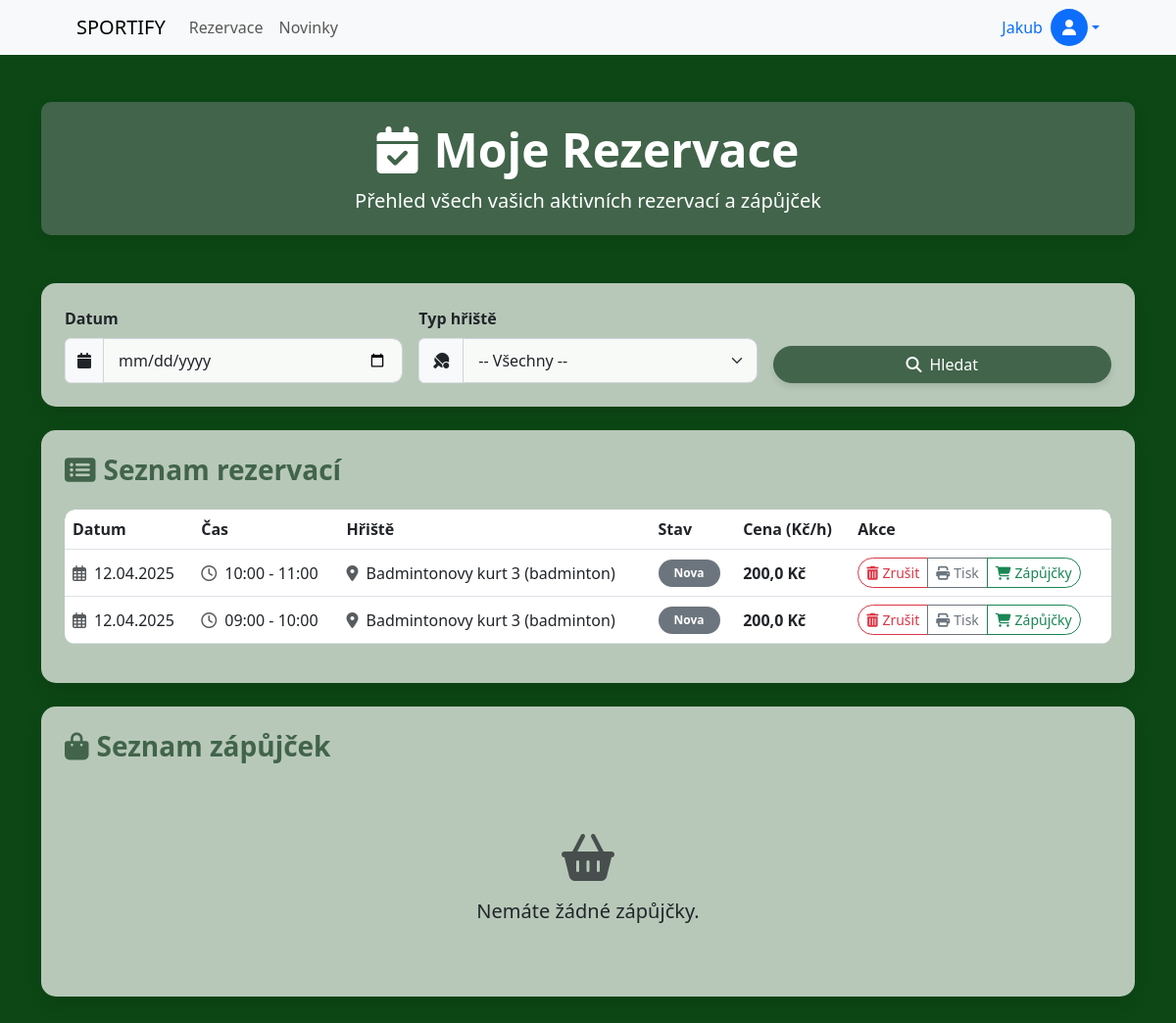
/rezervace/ (signed in), run on an earlier commit of the app's database.
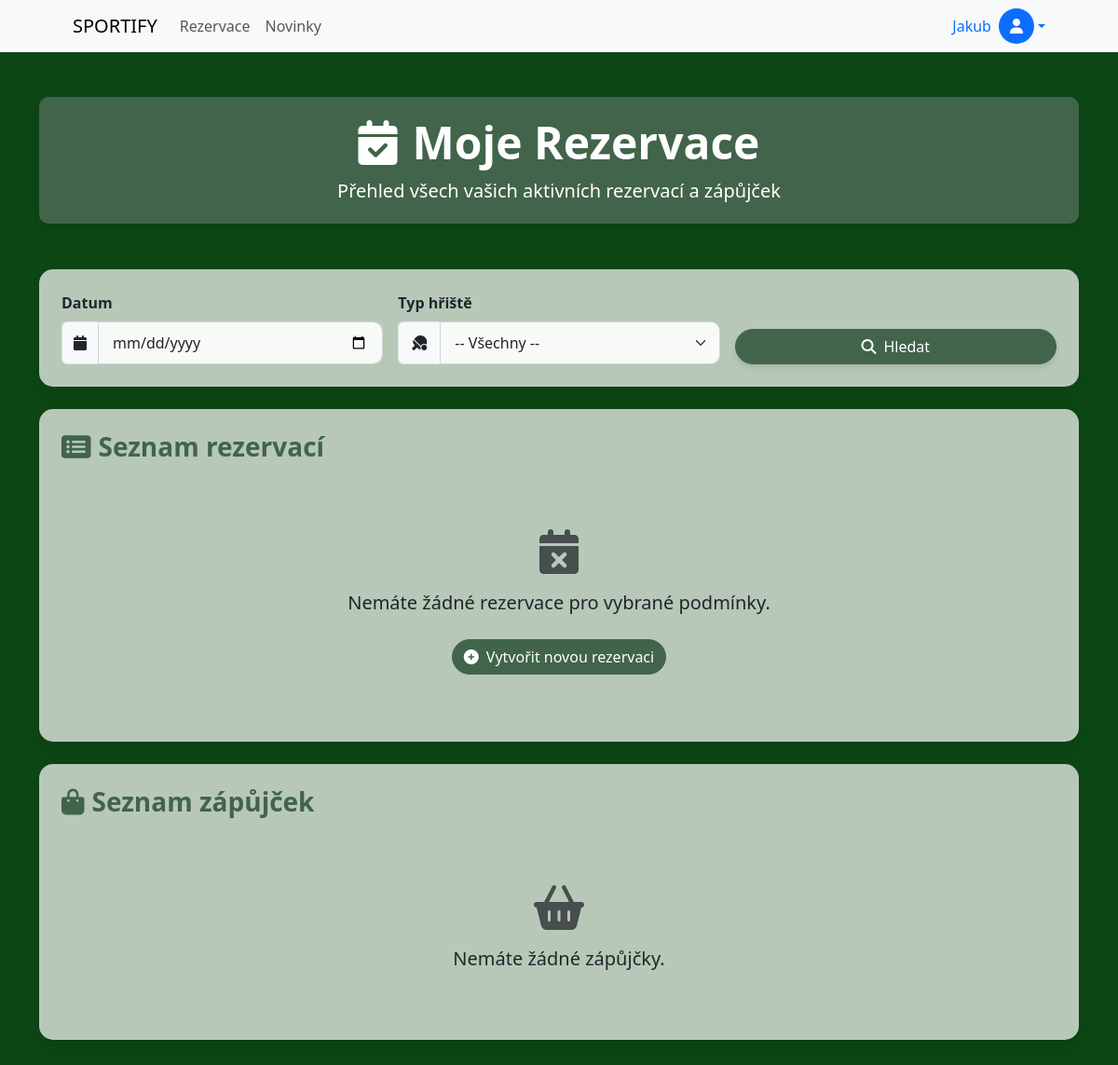
And on a later commit of the database.
### rezervace/models.py (models this page shows, shortened)
class Uzivatele(models.Model):
    id = models.AutoField(primary_key=True)
    user = models.OneToOneField(User, on_delete=models.CASCADE, related_name='uzivatele')
    jmeno = models.CharField(max_length=50)
    prijmeni = models.CharField(max_length=50)
    email = models.EmailField(max_length=100, unique=True)
    telefon = models.CharField(max_length=20)
    role = models.CharField(max_length=10, choices=ROLE_CHOICES, default='user')
    datum_reg = models.DateTimeField(default=timezone.now)
    posledni_aktualizace = models.DateTimeField(auto_now=True)
    typ_zakaznika = models.ForeignKey(TypZakaznika, on_delete=models.SET_NULL, null=True, related_name='uzivatele')

class Rezervace(models.Model):
    uzivatel = models.ForeignKey(Uzivatele, on_delete=models.CASCADE, related_name='rezervace')
    hriste = models.ForeignKey(Hriste, on_delete=models.CASCADE, related_name='rezervace')
    datum = models.DateField()
    cas_zacatku = models.TimeField()
    cas_konce = models.TimeField()
    stav = models.CharField(max_length=20, choices=RESERVATION_STATUS_CHOICES, default='nova')
    popis = models.TextField(blank=True, null=True)
    vytvoreno = models.DateTimeField(default=timezone.now)
    naposledy_upraveno = models.DateTimeField(auto_now=True)
    cena = models.FloatField()

class Hriste(models.Model):
    nazev = models.CharField(max_length=100)
    typ = models.CharField(max_length=50)
    popis = models.TextField()
    cena_hodina = models.DecimalField(max_digits=8, decimal_places=2)
    kapacita = models.IntegerField()
    aktivni = models.BooleanField(default=True)

### rezervace/views.py (the view)
# urls.py: path('rezervace/', views.rezervace, name='rezervace'),
@login_required
def rezervace(request):
    user = request.user.uzivatele  # vazba na náš model Uzivatele
    reservations = Rezervace.objects.filter(uzivatel=user).order_by('-datum', '-cas_zacatku')
    reservations_zapujcky = RezervaceZapujcky.objects.filter(rezervace__uzivatel=user).order_by('-rezervace__datum', '-rezervace__cas_zacatku')
    datum = request.GET.get('datum')
    typ_hriste = request.GET.get('typ_hriste')
    if datum:
        reservations = reservations.filter(datum=datum)
        reservations_zapujcky = reservations_zapujcky.filter(rezervace__datum=datum)
    if typ_hriste and typ_hriste != '':
        reservations = reservations.filter(hriste__typ=typ_hriste)
        reservations_zapujcky = reservations_zapujcky.filter(rezervace__hriste__typ=typ_hriste)
    return render(request, 'rezervace/rezervace.html', {
        'reservations': reservations,
        'reservations_zapujcky': reservations_zapujcky,
        'vybrane_datum': datum if datum else '',
        'vybrany_typ': typ_hriste if typ_hriste else '',
        'hriste_typy': Hriste.objects.values_list('typ', flat=True).distinct()
    })

### templates/rezervace/rezervace.html (shortened to what this page needs)
{% extends 'base.html' %}
{% load static %}
{% block content %}
<div class="container my-5">
  <div class="row mb-4">
    <div class="col-12">
      <div class="section-header">
        <h1 class="display-5 fw-bold mb-2"><i class="fas fa-calendar-check me-3"></i>Moje Rezervace</h1>
        <p class="lead mb-0">Přehled všech vašich aktivních rezervací a zápůjček</p>
      </div>
    </div>
  </div>
  <div class="row mb-4">
    <div class="col-sm-12">
      <div class="card p-4">
        <form method="GET" class="row g-3">
          <div class="col-md-4">
            <label for="datum" class="form-label fw-bold">Datum</label>
            <div class="input-group">
              <span class="input-group-text"><i class="fas fa-calendar"></i></span>
              <input type="date" name="datum" id="datum" value="{{ vybrane_datum }}" class="form-control" />
            </div>
          </div>
          <div class="col-md-4">
            <label for="typ_hriste" class="form-label fw-bold">Typ hřiště</label>
            <div class="input-group">
              <span class="input-group-text"><i class="fas fa-table-tennis"></i></span>
              <select name="typ_hriste" id="typ_hriste" class="form-select">
                <option value="">-- Všechny --</option>
              </select>
            </div>
          </div>
          <div class="col-md-4 align-self-end">
            <button type="submit" class="btn btn-primary w-100" style="background-color: #41644A; border-color: #41644A; box-shadow: 0 4px 6px rgba(0,0,0,0.1);">
              <i class="fas fa-search me-2"></i>Hledat
            </button>
          </div>
        </form>
      </div>
    </div>
  </div>
  <div class="row mb-4">
    <div class="col-sm-12">
      <div class="card p-4">
        <h3 class="mb-4 fw-bold" style="color: #41644A;"><i class="fas fa-list-alt me-2"></i>Seznam rezervací</h3>
        {% if reservations %}
          <div class="table-responsive">
            <table class="table table-hover align-middle">
              <thead>
                <tr>
                  <th>Datum</th>
                  <th>Čas</th>
                  <th>Hřiště</th>
                  <th>Stav</th>
                  <th>Cena (Kč/h)</th>
                  <th>Akce</th>
                </tr>
              </thead>
              <tbody>
                {% for rez in reservations %}
                <tr>
                  <td><i class="far fa-calendar-alt me-2 text-muted"></i>{{ rez.datum|date:"d.m.Y" }}</td>
                  <td><i class="far fa-clock me-2 text-muted"></i>{{ rez.cas_zacatku|time:"H:i" }} - {{ rez.cas_konce|time:"H:i" }}</td>
                  <td><i class="fas fa-map-marker-alt me-2 text-muted"></i>{{ rez.hriste.nazev }} ({{ rez.hriste.typ }})</td>
                  <td>
                    <span class="badge {% if rez.stav == 'A' %}bg-success{% elif rez.stav == 'S' %}bg-warning{% else %}bg-secondary{% endif %} rounded-pill px-3 py-2">
                      {{ rez.get_stav_display }}
                    </span>
                  </td>
                  <td><strong>{{ rez.cena }} Kč</strong></td>
                  <td>
                    <div class="btn-group">
                      <a href="{% url 'zrusit_rezervaci' rez.id %}"
                        class="btn btn-outline-danger btn-sm"
                        onclick="return confirm('Opravdu chcete zrušit tuto rezervaci? Budou odstraněny i její související zápujčky.');">
                        <i class="fas fa-trash-alt me-1"></i>Zrušit
                      </a>
                      <a href="{% url 'tisk_rezervace' rez.id %}" target="_blank" class="btn btn-outline-secondary btn-sm">
                        <i class="fas fa-print me-1"></i>Tisk
                      </a>
                      <a href="{% url 'zapujcky_k_rezervaci' rez.id %}" class="btn btn-outline-success btn-sm">
                        <i class="fas fa-shopping-cart me-1"></i>Zápůjčky
                      </a>
                    </div>
                  </td>
                </tr>
                {% endfor %}
              </tbody>
            </table>
          </div>
        {% else %}
          <div class="text-center py-5">
            <i class="fas fa-calendar-times text-muted" style="font-size: 3rem;"></i>
            <p class="mt-3 mb-0 fs-5">Nemáte žádné rezervace pro vybrané podmínky.</p>
            <a href="{% url 'hriste' %}" class="btn btn-success mt-4" style="background-color: #41644A; border-color: #41644A;">
              <i class="fas fa-plus-circle me-2"></i>Vytvořit novou rezervaci
            </a>
          </div>
        {% endif %}
      </div>
    </div>
  </div>
  <div class="row">
    <div class="col-sm-12">
      <div class="card p-4">
        <h3 class="mb-4 fw-bold" style="color: #41644A;"><i class="fas fa-shopping-bag me-2"></i>Seznam zápůjček</h3>
        {% if reservations_zapujcky %}
          <div class="table-responsive">
            <table class="table table-hover align-middle">
              <thead>
                <tr>
                  <th>Název</th>
                  <th>Rezervace</th>
                  <th>Množství</th>
                  <th>Cena (Kč/ks)</th>
                  <th>Typ</th>
                  <th>Akce</th>
                </tr>
              </thead>
              <tbody>
                {% for rez in reservations_zapujcky %}
                <tr>
                  <td><i class="fas fa-tag me-2 text-muted"></i>{{ rez.zapujcka.nazev }}</td>
                  <td>
                    <i class="fas fa-map-marker-alt me-2 text-muted"></i>{{ rez.rezervace.hriste.nazev }} ({{ rez.rezervace.hriste.typ }})
                    <br>
                    <small class="text-muted"><i class="far fa-calendar-alt me-1"></i>{{ rez.rezervace.datum|date:"d.m.Y" }} ({{ rez.rezervace.cas_zacatku|time:"H:i" }} - {{ rez.rezervace.cas_konce|time:"H:i" }})</small>
                  </td>
                  <td><span class="badge bg-info rounded-pill px-3 py-2">{{ rez.mnozstvi }} ks</span></td>
                  <td><strong>{{ rez.cena_za_kus}} Kč</strong></td>
                  <td>{{ rez.zapujcka.typ }}</td>
                  <td>
                    <div class="btn-group">
                      <a href="{% url 'zrusit_rezervaci_zapujcky' rez.id %}"
                        class="btn btn-outline-danger btn-sm"
                        onclick="return confirm('Opravdu chcete zrušit tuto rezervaci zapujcky?');">
                        <i class="fas fa-trash-alt me-1"></i>Zrušit
                      </a>
                      <a href="{% url 'tisk_rezervace_zapujcka' rez.id %}" target="_blank" class="btn btn-outline-secondary btn-sm">
                        <i class="fas fa-print me-1"></i>Tisk
                      </a>
                    </div>
                  </td>
                </tr>
                {% endfor %}
              </tbody>
            </table>
          </div>
        {% else %}
          <div class="text-center py-5">
            <i class="fas fa-shopping-basket text-muted" style="font-size: 3rem;"></i>
            <p class="mt-3 mb-0 fs-5">Nemáte žádné zápůjčky.</p>
          </div>
        {% endif %}
      </div>
    </div>
  </div>
</div>
{% endblock %}

### templates/base.html (shortened to what this page needs)
{% load static %}
<!DOCTYPE html>
<html lang="cs">
<head>
    <link href="https://cdn.jsdelivr.net/npm/bootstrap@5.3.0/dist/css/bootstrap.min.css" rel="stylesheet">
    <link rel="stylesheet" href="https://cdnjs.cloudflare.com/ajax/libs/font-awesome/6.5.1/css/all.min.css">
    <link href="{% static 'style.css' %}" rel="stylesheet">
</head>
<body style="background-color: #0D4715;">
    <div id="particles-js"></div>
    {% include 'includes/navbar.html' %}
    <main class="container-fluid px-4">
        {% block content %}{% endblock %}
    </main>
</body>
</html>

### templates/includes/navbar.html (shortened to what this page needs)
<nav class="navbar navbar-expand-lg navbar-light bg-light">
    <div class="container px-5">
        <a class="navbar-brand" href="{% url 'index' %}">SPORTIFY</a>
        <div class="collapse navbar-collapse" id="navbarNav">
            <ul class="navbar-nav me-auto mb-2 mb-lg-0">
                <li class="nav-item">
                    <a class="nav-link" href="{% url 'hriste' %}">Rezervace</a>
                </li>
                <li class="nav-item">
                    <a class="nav-link" href="{% url 'novinky' %}">Novinky</a>
                </li>
            </ul>
            <div class="d-flex align-items-center">
                {% if user.is_authenticated %}
                    <div class="dropdown">
                        <a class="dropdown-toggle d-flex align-items-center text-decoration-none" href="#" id="userDropdown" role="button" data-bs-toggle="dropdown" aria-expanded="false">
                            <span class="me-2">{{ user.uzivatele.jmeno }}</span>
                            <div class="rounded-circle bg-primary text-white d-flex justify-content-center align-items-center" style="width: 38px; height: 38px;">
                                <i class="fas fa-user"></i>
                            </div>
                        </a>
                    </div>
                {% else %}
                    <a href="{% url 'login' %}" class="btn btn-primary"><i class="fas fa-sign-in-alt me-1"></i>Sign in</a>
                {% endif %}
            </div>
        </div>
    </div>
</nav>

### templates/base.html (style rules this page uses)
#particles-js { position: absolute; width: 100%; height: 100%; top: 0; left: 0; z-index: -1; }

### templates/rezervace/rezervace.html (style rules this page uses)
.card { transition: all 0.3s ease; border: none; border-radius: 15px; background: rgba(255, 255, 255, 0.7); box-shadow: 0 8px 20px rgba(0, 0, 0, 0.1); }
.section-header { background-color: #41644A; color: white; border-radius: 10px; padding: 20px; box-shadow: 0 5px 15px rgba(0, 0, 0, 0.1); margin-bottom: 25px; text-align: center; }
.btn { transition: all 0.3s ease; border-radius: 50px; }
.form-control, .form-select { border-radius: 10px; padding: 10px 15px; border: 1px solid #ced4da; background-color: rgba(255, 255, 255, 0.9); }

What changed in the data, as far as the page shows it:
removed Rezervace: datum "12.04.2025", cas_zacatku "10:00", cas_konce "11:00", hriste.nazev "Badmintonovy kurt 3", hriste.typ "badminton", stav "Nova", cena "200,0"
removed Rezervace: datum "12.04.2025", cas_zacatku "09:00", cas_konce "10:00", hriste.nazev "Badmintonovy kurt 3", hriste.typ "badminton", stav "Nova", cena "200,0"
Also different on the page:
text no longer shown: "Datum Čas Hřiště Stav Cena (Kč/h) Akce"
text now shown: "Nemáte žádné rezervace pro vybrané podmínky. Vytvořit novou rezervaci"
